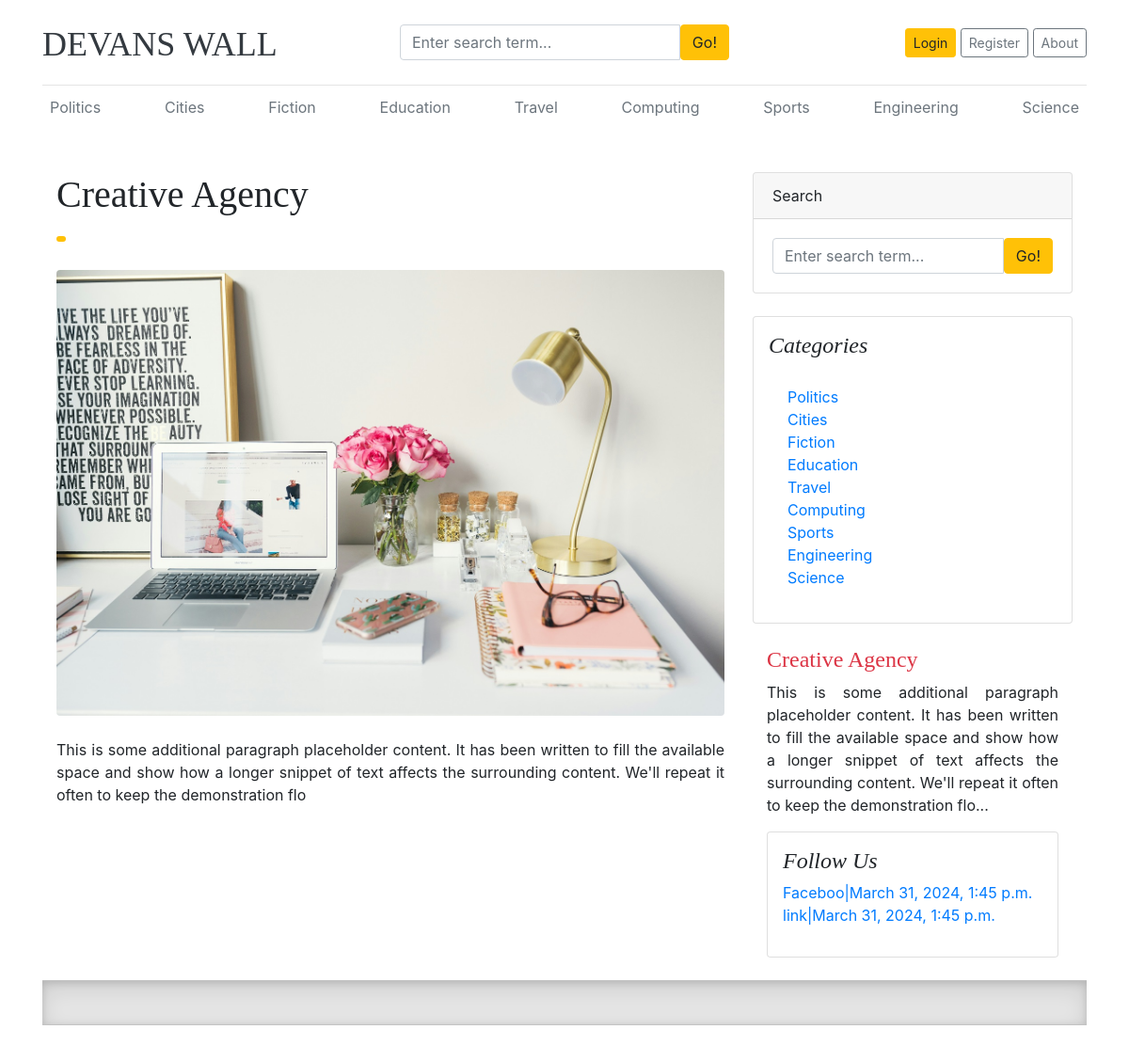
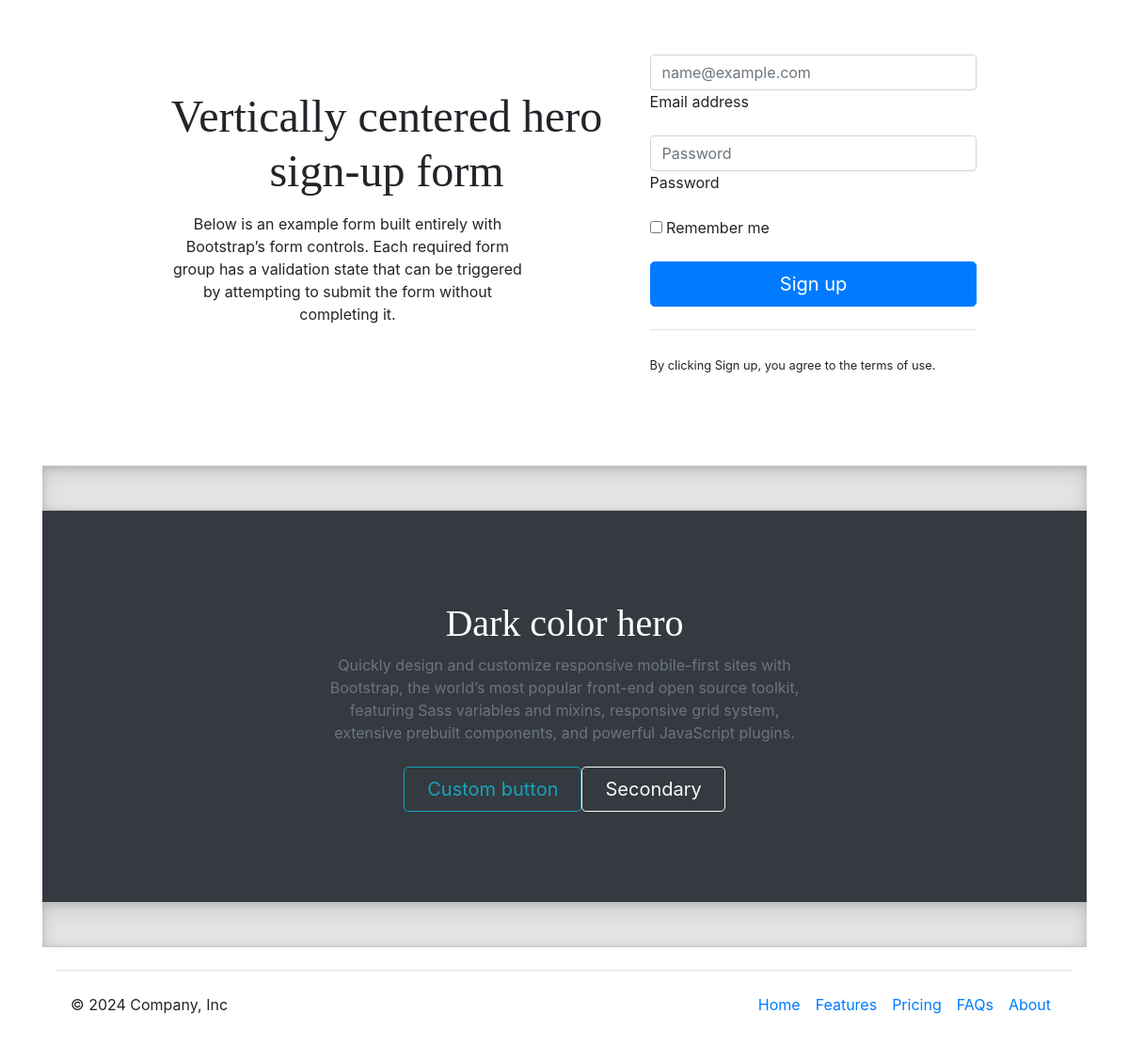
Page /category/about/ on the committed database (2 pictures, top to bottom).
### blogs/models.py (models this page shows, shortened)
class Category(models.Model):
    category_name = models.CharField(max_length = 50, unique=True)
    category_decription = models.CharField(max_length = 150, unique=True, null=True)
    created_at = models.DateTimeField(auto_now_add =True)
    updated_at = models.DateTimeField(auto_now_add =True)
    class Meta:
        verbose_name_plural = 'Categories'

class About(models.Model):
    about_heading = models.CharField(max_length = 25)
    about_descrip = models.TextField(max_length = 225)
    created_at = models.DateTimeField(auto_now_add = True)
    updated_at = models.DateTimeField(auto_now = True)
    class Meta:
        verbose_name_plural = 'About'

class SocialLink(models.Model):
    platform = models.CharField(max_length =25)
    links = models.URLField(max_length = 100)
    created_at = models.DateTimeField(auto_now_add= True)
    updated_at = models.DateTimeField(auto_now=True)

### blogs/views.py (the view)
# urls.py: path('about/', views.about, name='about'),
def about(request):
    myabout = get_object_or_404(About)
    data = {
        'myabout': myabout,
    }
    return render(request, 'blogs/about.html', data)

### blogs/context_processors.py (called while the page is built)
def get_categories(request):
    categories = Category.objects.all().order_by('-updated_at')
    return dict(categories=categories)

def get_social_links(request):
    social_links = SocialLink.objects.all()
    return dict(social_links=social_links)

def get_about(request):
    theabout = About.objects.all()
    return dict(theabout=theabout)

### templates/blogs/about.html (shortened to what this page needs)
{% extends 'base.html' %}
{% load static %}
{% block content %}
<div class="container mt-5">
    <div class="row">
        <div class="col-lg-8">
            <article>
                <header class="mb-4">
                    <h1 class="fw-bolder mb-1">{{myabout.about_heading}}</h1>
                    <a class="badge bg-warning text-decoration-none text-light" href="#!"> </a>
                </header>
                <figure class="mb-4"><img class="img-fluid rounded" src="{% static 'images/cover.jpg' %}" alt="..." /></figure>
                <section class="mb-5">
                    <p class="fs-5 mb-4 text-justify">{{myabout.about_descrip}}</p>
                    </section>
            </article>
        </div>
        <div class="col-lg-4">
            <div class="card mb-4">
                <div class="card-header">Search</div>
                <div class="card-body">
                    <form action="{% url 'search' %}" method="GET">
                        <div class="input-group">
                          <input class="form-control" type="text" name="keyword" placeholder="Enter search term..." aria-label="Enter search term..." aria-describedby="button-search" />
                          <button type="submit" class="btn btn-warning" id="button-search">Go!</button>
                        </div>
                </div>
            </div>
            <div class="card mb-4 p-3">
                <h4 class="font-italic">Categories</h4>
                <div class="card-body">
                    <div class="row">
                        <div class="col-sm-6">
                            <ul class="list-unstyled mb-0">
                                {% for cat in categories %}
                                <li><a href="{% url 'post_by_category' cat.id %}">{{cat.category_name}}</a></li>
                                {% endfor %}
                            </ul>
                        </div>
                    </div>
                </div>
            </div>
            <div class="col-md-12">
                <div class="position-sticky" style="top: 2rem;">
                  <div class="p-8 mb-3 bg-body-tertiary rounded">
                    {% for i in theabout %}
                    <h4 class="fst-italic"><a href="{% url 'about' %}" class="text-danger"> {{i.about_heading }}</a></h4>
                    <p class="mb-0 text-justify">{{ i.about_descrip | truncatewords:50 }}...</p>
                    {% endfor %}
                  </div>
            {% if social_links %}
            <div class="card mb-4 p-3">
                <h4 class="font-italic">Follow Us</h4>
                <ol class="list-unstyled">
                    {% for i in social_links %}
                    <li><a href="{{i.link}}" target="_blank">{{i.platform}}|{{i.created_at}}</a></li>
                    {% endfor %}
                </ol>
            </div>
            {% endif %}
        </div>
    </div>
</div>
{% include 'includes/footerForm.html' %}
{% endblock %}

### templates/base.html (shortened to what this page needs)
{% load static %}
<!DOCTYPE html>
<html lang="en">
<head>
    <link href="https://getbootstrap.com/docs/4.0/dist/css/bootstrap.min.css" rel="stylesheet">
    <link href="{% static 'css/blog.css' %}" rel="stylesheet">
    <link href="{% static 'css/footer.css' %}" rel="stylesheet">
    <link rel="stylesheet" href="https://cdnjs.cloudflare.com/ajax/libs/font-awesome/4.7.0/css/font-awesome.min.css">
  </head>
<body>
    <div class="container">
      <header class="blog-header py-3">
        <div class="row flex-nowrap justify-content-between align-items-center">
          <div class="col-4 pt-1">
            <a class="blog-header-logo text-dark" href="/">DEVANS WALL</a>
          </div>
          <div class="col-4">
            <form action="{% url 'search' %}" method="GET">
              <div class="input-group">
                <input class="form-control" type="text" name="keyword" value="{{thesearchterm}}" placeholder="Enter search term..." aria-label="Enter search term..." aria-describedby="button-search" />
                <button type="submit" class="btn btn-warning" id="button-search">Go!</button>
              </div>
          </form>
          </div>
          <div class="col-4 d-flex justify-content-end align-items-center">
            {% if not user.is_authenticated %}
            <a class="btn btn-sm btn-warning" href="{% url 'login' %}">Login</a> &nbsp;
            <a class="btn btn-sm btn-outline-secondary" href="{% url 'register' %}">Register</a>&nbsp;
            <a class="btn btn-sm btn-outline-secondary" href="{% url 'about' %}">About</a>
            {% endif %}
          </div>
        </div>
      </header>
      <div class="nav-scroller py-1 mb-2">
        <nav class="nav d-flex justify-content-between">
          {% if categories %}
                {% for category in categories %}
                    <a class="p-2 text-muted" href="{% url 'post_by_category' category.id %}">{{ category.category_name }}</a>
                {% endfor %}
                {% else %}
                    <a class="p-2 text-muted" href="#">No Categories</a>
          {% endif %}
        </nav>
      </div>
            {% block content %}
            {% endblock %}
            <div class="b-example-divider"></div>
            <div class="bg-dark text-secondary px-4 py-5 text-center">
              <div class="py-5">
                <h1 class="display-5 fw-bold text-white">Dark color hero</h1>
                <div class="col-lg-6 mx-auto">
                  <p class="fs-5 mb-4">Quickly design and customize responsive mobile-first sites with Bootstrap, the world’s most popular front-end open source toolkit, featuring Sass variables and mixins, responsive grid system, extensive prebuilt components, and powerful JavaScript plugins.</p>
                  <div class="d-grid gap-2 d-sm-flex justify-content-sm-center">
                    <button type="button" class="btn btn-outline-info btn-lg px-4 me-sm-3 fw-bold">Custom button</button>
                    <button type="button" class="btn btn-outline-light btn-lg px-4">Secondary</button>
                  </div>
                </div>
              </div>
            </div>
            <div class="b-example-divider mb-0"></div>
<div class="container">
    <footer class="d-flex flex-wrap justify-content-between align-items-center py-3 my-4 border-top">
      <p class="col-md-4 mb-0 text-body-secondary">&copy; 2024 Company, Inc</p>
      <a href="/" class="col-md-4 d-flex align-items-center justify-content-center mb-3 mb-md-0 me-md-auto link-body-emphasis text-decoration-none">
        <svg class="bi me-2" width="40" height="32"><use xlink:href="#bootstrap"/></svg>
      </a>
      <ul class="nav col-md-4 justify-content-end">
        <li class="nav-item"><a href="#" class="nav-link px-2 text-body-secondary">Home</a></li>
        <li class="nav-item"><a href="#" class="nav-link px-2 text-body-secondary">Features</a></li>
        <li class="nav-item"><a href="#" class="nav-link px-2 text-body-secondary">Pricing</a></li>
        <li class="nav-item"><a href="#" class="nav-link px-2 text-body-secondary">FAQs</a></li>
        <li class="nav-item"><a href="#" class="nav-link px-2 text-body-secondary">About</a></li>
      </ul>
    </footer>
  </div>
  </body>
</html>

### Evans_Walls/static/css/blog.css (style rules this page uses)
.blog-header { border-bottom: 1px solid #e5e5e5; }
.blog-header-logo { font-family: "Playfair Display", Georgia, "Times New Roman", serif; font-size: 2.25rem; }
h1, h2, h3, h4, h5, h6 { font-family: "Playfair Display", Georgia, "Times New Roman", serif; }

### Evans_Walls/static/css/footer.css (style rules this page uses)
.b-example-divider { width: 100%; height: 3rem; background-color: rgba(0, 0, 0, .1); border: solid rgba(0, 0, 0, .15); border-width: 1px 0; box-shadow: inset 0 .5em 1.5em rgba(0, 0, 0, .1), inset 0 .125em .5em rgba(0, 0, 0, .15); }
.bi { vertical-align: -.125em; fill: currentColor; }
.nav-scroller { position: relative; z-index: 2; height: 2.75rem; overflow-y: hidden; }
.nav-scroller .nav { display: flex; flex-wrap: nowrap; padding-bottom: 1rem; margin-top: -1px; overflow-x: auto; text-align: center; white-space: nowrap; -webkit-overflow-scrolling: touch; }

### rows in the picture
Category: category_name "Politics"
Category: category_name "Cities"
Category: category_name "Fiction"
Category: category_name "Education"
Category: category_name "Travel"
Category: category_name "Computing"
Category: category_name "Sports"
Category: category_name "Engineering"
Category: category_name "Science"
About: about_heading "Creative Agency", about_descrip "This is some additional paragraph placeholder content. It has been written to fill the available space and show how a longer snippet of text affects the surrounding content. We'll repeat it often to keep the demonstration flo"
SocialLink: platform "Faceboo", created_at "March 31, 2024, 1:45 p.m."
SocialLink: platform "link", created_at "March 31, 2024, 1:45 p.m."
